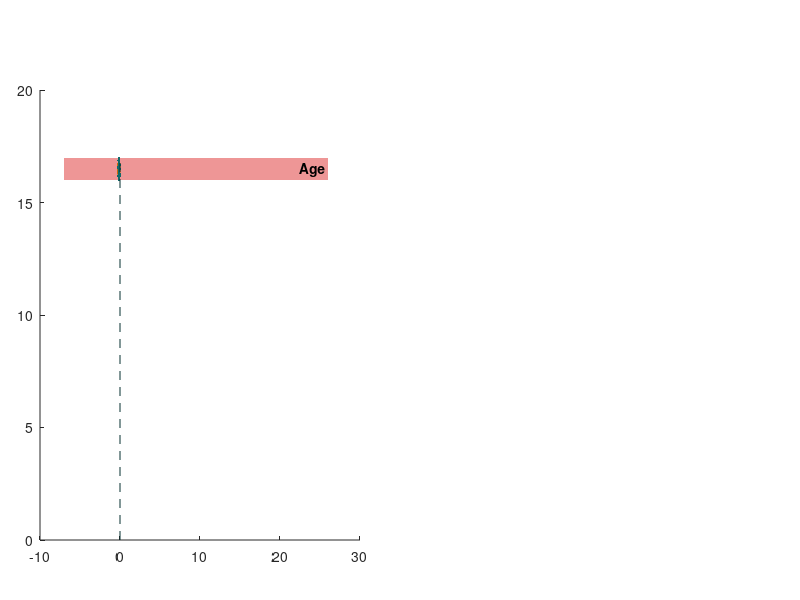

Write MATLAB code to recreate this figure. (Note: this script raises an error after producing the figure.)
% This script takes the results of the R models (LASSO, RF) with ranks for
% both Fugl-Meyer (FM) and Wolf (WO).

%% data prep
load('R_results.mat')

% convert data type so it's more usable

gg = struct2cell(FM_Lin_LASSO_sort);
gg = gg';
FM_LASSO = cell2mat(gg);

gg = struct2cell(FM_Lin_RF_sort);
gg = gg';
FM_RF = cell2mat(gg);

gg = struct2cell(Wolf_Lin_LASSO_sort);
gg = gg';
WO_LASSO = cell2mat(gg);
trash = WO_LASSO(2,:);
WO_LASSO(2,:) = WO_LASSO(11,:);
WO_LASSO(11,:) = trash;

trash = rnam3{2};
rnam3{2} = rnam3{11};
rnam3{11} = trash;

gg = struct2cell(Wolf_Lin_RF_sort);
gg = gg';
WO_RF = cell2mat(gg);
FMLS = FM_LASSO;
WOLS = WO_LASSO;
% do logs for FM_LASSO and WO_LASSO
% for i = 1:size(FM_LASSO,1)
%     for j = 1:size(FM_LASSO,2)
%         if FM_LASSO(i,j) > 1
%             FM_LASSO(i,j) = log(FM_LASSO(i,j));
%         elseif FM_LASSO(i,j) < 1 && FM_LASSO(i,j) > 0
%             FM_LASSO(i,j) = -log(FM_LASSO(i,j));
%         elseif FM_LASSO(i,j) < 0 && FM_LASSO(i,j) > -1
%             FM_LASSO(i,j) = log(abs(FM_LASSO(i,j)));
%         elseif FM_LASSO(i,j) < -1
%             FM_LASSO(i,j) = -log(abs(FM_LASSO(i,j)));
%         elseif isnan(FM_LASSO(i,j))
%             FM_LASSO(i,j) = NaN;
%         end
%     end
% end
% 
% for i = 1:size(WO_LASSO,1)
%     for j = 1:size(WO_LASSO,2)
%         if WO_LASSO(i,j) > 1
%             WO_LASSO(i,j) = log(WO_LASSO(i,j));
%         elseif WO_LASSO(i,j) < 1 && WO_LASSO(i,j) > 0
%             WO_LASSO(i,j) = -log(WO_LASSO(i,j));
%         elseif WO_LASSO(i,j) < 0 && WO_LASSO(i,j) > -1
%             WO_LASSO(i,j) = log(abs(WO_LASSO(i,j)));
%         elseif WO_LASSO(i,j) < -1
%             WO_LASSO(i,j) = -log(abs(WO_LASSO(i,j)));
%         elseif isnan(WO_LASSO(i,j))
%             WO_LASSO(i,j) = NaN;
%         end
%     end
% end
% Use name abbreviations:
rnam1{6} = 'Max NSP (-)';
rnam1{7} = 'Init BB (+)';
rnam1{11} = 'Mean PMS';
rnam1{12} = 'Mean IDE';
rnam1{13} = 'Max MAPR';
rnam1{14} = 'Var MAPR';
rnam1{15} = 'EA';
rnam1{16} = 'Mean PMTD';
rnam1{8} = 'Months Post-Stroke (-)';

rnam3{1} = 'Init WO';
rnam3{6} = 'Age (+)';
rnam3{7} = 'Var NSP (+)';
rnam3{8} = 'Max PLR (+)';
rnam3{9} = 'Max HPL';
rnam3{10} = 'Mean MAPR';
rnam3{12} = 'Var MAPR';
rnam3{16} = 'Max IDE';
rnam3{17} = 'Hemorrhagic Stroke (+)';
rnam3{19} = 'Mean PMTD';
rnam3{20} = 'EA';
rnam3{22} = 'Var PMS';
rnam3{23} = 'Init BB';

%% colormaps
% Frequency of selection will be conveyed through patches behind the plot,
% with the darker patches correlating with more frequent selection. so
% first we need to create a colormap:

% start values are the base values for colors here
% Red for Fugl-Meyer (matching R plots)
% start 238 59 59
% end 251 208 208
map = zeros(100,3);
map(:,1) = linspace(251/255,238/255,100);
map(:,2) = linspace(208/255,150/255,100);
map(:,3) = linspace(208/255,150/255,100);
mapComp = ones(100,3)-map;
% Green for Wolf (to match R plots)
% start 85 107 47
% end 232 239 220
map2 = zeros(100,3);
map2(:,1) = linspace(232/255,176/255,100);
map2(:,2) = linspace(222/255,200/255,100);
map2(:,3) = linspace(220/255,97/255,100);
map2Comp = ones(100,3)-map2;
%% plotting LASSO Fugl-Meyer

% box limits
Y = prctile(FM_LASSO,[25 50 75],2); % calculate 25% 50% 75% for each feature

xmax = ceil(max(max(FM_LASSO)));
xmin = floor(min(min(FM_LASSO)));
figure(1)
clf
ax1 = subplot(1,2,1);
set(gca,'Position',[.05 .1 .4 .75])
hold on
for i = 1:size(FM_LASSO,1)
    nrow = size(FM_LASSO,1);
    % center of box at nrow-i+0.5
    ymid = (nrow-i)+0.5;   
    xx = [xmin xmax xmax xmin];
    yy = [ymid-0.5 ymid-0.5 ymid+0.5 ymid+0.5];
    col = map(countFM(i),:);
    patch(xx,yy,col,'EdgeColor','none');
    line([Y(i,1) Y(i,3)],[ymid-0.25 ymid-0.25],'Color',[205/255 102/255 0],'LineWidth',2);
    line([Y(i,1) Y(i,1)],[ymid-0.25 ymid+0.25],'Color',[205/255 102/255 0],'LineWidth',2);
    line([Y(i,3) Y(i,3)],[ymid-0.25 ymid+0.25],'Color',[205/255 102/255 0],'LineWidth',2);
    line([Y(i,3) Y(i,1)],[ymid+0.25 ymid+0.25],'Color',[205/255 102/255 0],'LineWidth',2);
    line([Y(i,2) Y(i,2)],[ymid-0.25 ymid+0.25],'Color',[205/255 102/255 0],'LineWidth',2); % Median
    for j = 1:100
        if isnan(FM_LASSO(i,j))
            continue
        end
        yy = ymid + (rand-0.5); % add noise to y-value
        plot(FM_LASSO(i,j),yy,'.','Color',mapComp(countFM(i),:),'MarkerSize',5);
    end
    text(xmax-0.3,ymid,rnam1{i},'HorizontalAlignment','right','FontWeight','bold');
    % now plot the box for each value
    h1 = plot([0 0],[0 nrow],'Color',[0.016 0.184 0.184],'LineStyle','--');
    h1.Color(4) = 1;
end
colormap(ax1,map)
c1 = colorbar('Ticks',[0,.20,.40,.60,.80,1.00],'TickLabels',{'0','20','40',...
    '60','80','100'},'Location','east','Position',[0.46 0.13 0.01 0.7]);
c1.Label.String = 'Selection Frequency';
box off
set(gca,'YColor','none','Color','none')
xlim([xmin xmax])
title('LASSO Features for Predicting Change in UEFM')
xlabel('Coefficient')
axis tight


%% Plotting LASSO Wolf
% box limits
Y = prctile(WO_LASSO,[25 50 75],2); % calculate 25% 50% 75% for each feature

xmax = ceil(max(max(WO_LASSO)));
xmin = floor(min(min(WO_LASSO)));
% figure(1)
% clf
ax2 = subplot(1,2,2);
set(gca,'Position',[.52 .1 .43 .75])
hold on
for i = 1:size(WO_LASSO,1)
    nrow = size(WO_LASSO,1);
    % center of box at nrow-i+0.5
    ymid = (nrow-i)+0.5;   
    xx = [xmin xmax xmax xmin];
    yy = [ymid-0.5 ymid-0.5 ymid+0.5 ymid+0.5];
    col = map2(countWO(i),:);
    patch(xx,yy,col,'EdgeColor','none');
    line([Y(i,1) Y(i,3)],[ymid-0.25 ymid-0.25],'Color',[0 139/255 139/255],'LineWidth',2);
    line([Y(i,1) Y(i,1)],[ymid-0.25 ymid+0.25],'Color',[0 139/255 139/255],'LineWidth',2);
    line([Y(i,3) Y(i,3)],[ymid-0.25 ymid+0.25],'Color',[0 139/255 139/255],'LineWidth',2);
    line([Y(i,3) Y(i,1)],[ymid+0.25 ymid+0.25],'Color',[0 139/255 139/255],'LineWidth',2);
    line([Y(i,2) Y(i,2)],[ymid-0.25 ymid+0.25],'Color',[0 139/255 139/255],'LineWidth',2); % Median
    for j = 1:100
        if isnan(WO_LASSO(i,j))
            continue
        end
        yy = ymid + (rand-0.5); % add noise to y-value
        plot(WO_LASSO(i,j),yy,'.','Color',map2Comp(countWO(i),:),'MarkerSize',5);
    end
    text(xmax-2,ymid,rnam3{i},'HorizontalAlignment','right','FontWeight','bold');
    % now plot the box for each value
    h1 = plot([0 0],[0 nrow],'Color',[0.016 0.184 0.184],'LineStyle','--');
    h1.Color(4) = 1;
end
colormap(ax2,map2)
c2 = colorbar('Ticks',[0,.20,.40,.60,.80,1.00],'TickLabels',{'0','20','40',...
    '60','80','100'},'Location','east','Position',[0.96 0.13 0.01 0.7]);
c2.Label.String = 'Selection Frequency';
box off
set(gca,'YColor','none','Color','none')
xlim([xmin xmax])
title('LASSO Features for Predicting Change in Wolf Motor Function')
xlabel('Coefficient')
axis tight